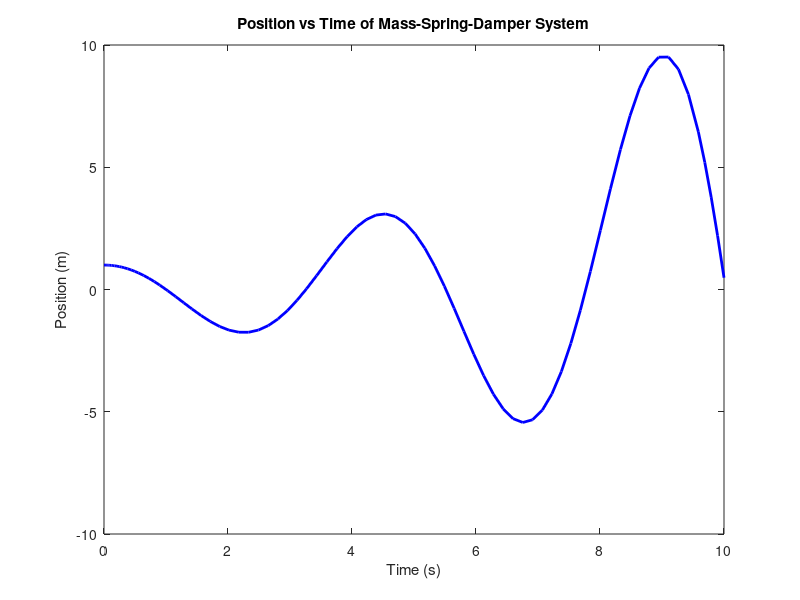
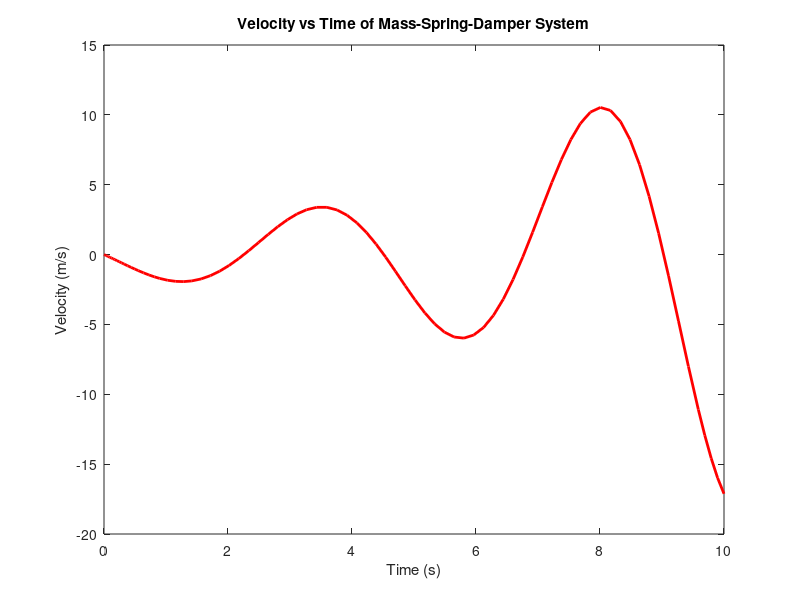

Reproduce these figures in MATLAB, in order.
% Parameters of the system
m = 1; % mass (kg)
b = 0.5; % damping coefficient (Ns/m)
k = 2; % spring constant (N/m)

% Initial conditions
x0 = 1; % initial position (m)
v0 = 0; % initial velocity (m/s)

% Time span for simulation
tspan = [0 10]; % from t = 0 to t = 10 seconds

% Define the equations of motion
ode = @(t, y) [y(2); (b/m)*y(2) - (k/m)*y(1)];

% Solve the differential equations
[t, y] = ode45(ode, tspan, [x0 v0]);

% Plot position vs time
figure;
plot(t, y(:,1), 'b', 'LineWidth', 2);
xlabel('Time (s)');
ylabel('Position (m)');
title('Position vs Time of Mass-Spring-Damper System');

% Plot velocity vs time
figure;
plot(t, y(:,2), 'r', 'LineWidth', 2);
xlabel('Time (s)');
ylabel('Velocity (m/s)');
title('Velocity vs Time of Mass-Spring-Damper System');